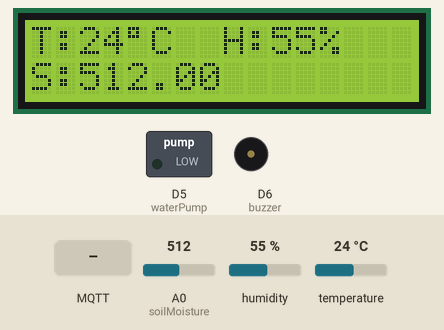
Recording of a sketch running on a simulated ESP8266 (NodeMCU). On the bench: 16×2 character LCD, switched loads named in the sketch (green lamp = pin HIGH), buzzer (waves = sounding, pin HIGH). The inputs (shaded band) are chosen by the test bench; at power-on: humidity 55 %, A0 (soilMoisture) = 512, temperature 24 °C. WiFi joins after 1.5 s; servers stay silent unless stated; no MQTT or app messages arrive unless stated; what the sketch prints to the serial monitor is not drawn.

Above: at 3.6 s.
3.7 s: MQTT message "Hidup" arrives on the first subscribed topic
At 4.8 s:
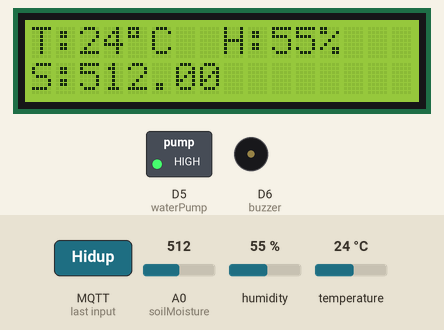
8.5 s: humidity set to 22 %
At 11.2 s:
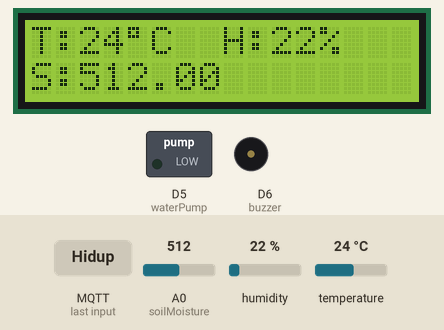
11.5 s: A0 (soilMoisture) set to 582
At 13.7 s:
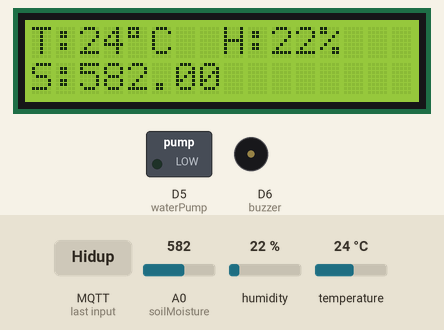
14.5 s: A0 (soilMoisture) set to 608
At 19.5 s:
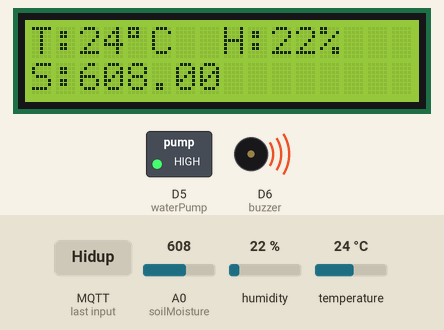
20.5 s: temperature set to 12 °C
At 23.3 s:
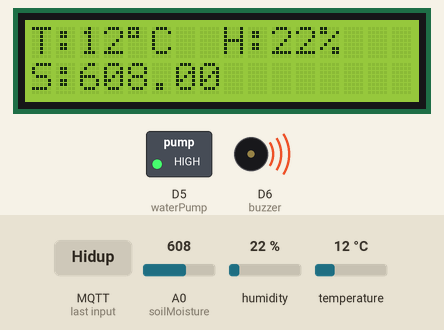
24.2 s: MQTT message "Mati" arrives on the first subscribed topic
At 26.4 s:
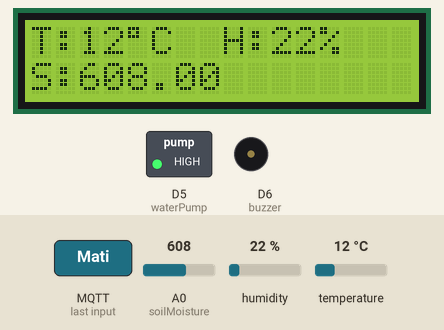
Timing chart, 0 to 30.5 s (numbered marks = the images above; inputs shaded):
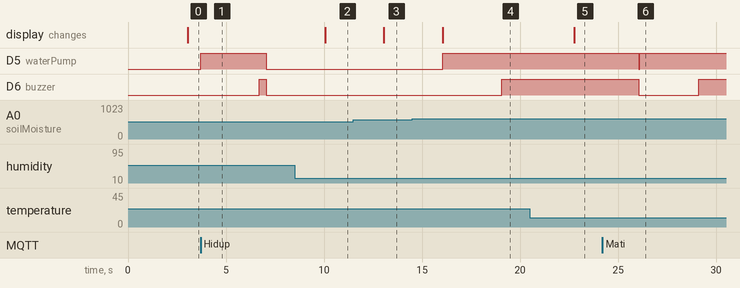

Measured:
- the behaviour switches between 599 and 600 on A0 (soilMoisture) (found by bisection; images 3 and 4)
- after the input at 3.7 s, D5 (waterPump): LOW → HIGH at once, → LOW 3.3 s later; D6 (buzzer): LOW → HIGH after 3.0 s, → LOW 0.34 s later
- after the input at 8.5 s, the display: changes after 1.6 s (image 2)
- after the input at 11.5 s, the display: changes after 1.6 s (image 3)
- after the input at 14.5 s, D5 (waterPump): LOW → HIGH after 1.6 s; D6 (buzzer): LOW → HIGH after 4.6 s; the display: changes after 1.6 s (image 4)
- after the input at 20.5 s, the display: changes after 2.2 s (image 5)
- after the input at 24.2 s, D5 (waterPump): HIGH → LOW after 1.9 s, → HIGH 0.04 s later; D6 (buzzer): HIGH → LOW after 1.9 s, → HIGH 3.0 s later

The sketch:

uas.ino
```cpp
#include <Arduino.h>
#include <ESP8266WiFi.h>
#include <PubSubClient.h>
#include <SimpleDHT.h>
#include <LiquidCrystal_I2C.h>

#define waterPump D5
#define buzzer D6

#define soilMoisture A0 //pin sensor LDR

const char *ssid = "NASIKIN01";    //silakan disesuaikan sendiri
const char *password = "nasikin1963"; //silakan disesuaikan sendiri

const char *mqtt_server = "ec2-34-228-238-158.compute-1.amazonaws.com";

WiFiClient espClient;
PubSubClient client(espClient);

SimpleDHT11 dht11(D7);

LiquidCrystal_I2C lcd(0x27, 16, 2);

long now = millis();
long lastMeasure = 0;
#define MSG_BUFFER_SIZE (50)
char msg[MSG_BUFFER_SIZE];

double soilVal = 0;

void waterPumpON()
{
  digitalWrite(waterPump, HIGH);
  delay(3000);
}

void waterPumpOFF()
{
  digitalWrite(waterPump, LOW);
}

void buzzerON()
{
  digitalWrite(buzzer, HIGH);
  delay(300);
}

void buzzerOFF()
{
  digitalWrite(buzzer, LOW);
}

void setup_wifi()
{
  delay(10);
  Serial.println();
  Serial.print("Connecting to ");
  Serial.println(ssid);
  WiFi.begin(ssid, password);
  while (WiFi.status() != WL_CONNECTED)
  {
    delay(500);
    Serial.print(".");
  }
  Serial.println("");
  Serial.print("WiFi connected - ESP IP address: ");
  Serial.println(WiFi.localIP());
}

void callback(char *topic, byte *payload, unsigned int length)
{
  Serial.print("Message arrived on topic: ");
  Serial.print(topic);
  Serial.print(". Message: ");
  String messageTemp;

  for (int i = 0; i < length; i++)
  {
    Serial.print((char)payload[i]);
    messageTemp += (char)payload[i];
  }
  Serial.println();

  if (String(topic) == "room/pump")
  {
    Serial.print("Changing Water pump to ");
    if (messageTemp == "Hidup")
    {
      waterPumpON();
      buzzerON();
      Serial.print("On");
    }
    else if (messageTemp == "Mati")
    {
      waterPumpOFF();
      buzzerOFF();
      Serial.print("Off");
    }
  }
  Serial.println();
}

void reconnect()
{
  while (!client.connected())
  {
    Serial.print("Attempting MQTT connection...");

    // Attempt to connect
    if (client.connect("ESP8266Client", "jti", "1234"))
    {
      Serial.println("connected");
      client.subscribe("room/pump");
    }
    else
    {
      Serial.print("failed, rc=");
      Serial.print(client.state());
      Serial.println(" try again in 5 seconds");
      delay(5000);
    }
  }
}

void setup()
{
  Serial.begin(115200);
  lcd.init(); // initialize the lcd
  lcd.backlight();
  lcd.home();
  pinMode(waterPump, OUTPUT);
  pinMode(buzzer, OUTPUT);
  waterPumpOFF();
  buzzerOFF();
  Serial.println("Mqtt Node-RED");
  setup_wifi();
  client.setServer(mqtt_server, 1883);
  client.setCallback(callback);
}

void loop()
{
  lcd.home();
  if (!client.connected())
  {
    reconnect();
  }
  if (!client.loop())
  {
    client.connect("ESP8266Client");
  }
  now = millis();
  if (now - lastMeasure > 3000)
  {
    lastMeasure = now;
    int err = SimpleDHTErrSuccess;

    soilVal = analogRead(soilMoisture);
    byte temperature = 0;
    byte humidity = 0;
    if ((err = dht11.read(&temperature, &humidity, NULL)) != SimpleDHTErrSuccess)
    {
      Serial.print("Pembacaan DHT11 gagal, err=");
      Serial.println(err);
      delay(1000);
      return;
    }
    static char temperatureTemp[7];
    static char humidityTemp[7];
    static char soilTemp[7];
    dtostrf(temperature, 4, 2, temperatureTemp);
    dtostrf(humidity, 4, 2, humidityTemp);
    dtostrf(soilVal, 4, 2, soilTemp);
    Serial.print("Temperature = ");
    Serial.println(temperatureTemp);
    //menampilkan suhu celcius pada lcd
    lcd.setCursor(0,0);
    lcd.print("T:");
    lcd.print(temperature);
    lcd.print((char)223);
    lcd.print("C");
    Serial.print("Humidity = ");
    Serial.println(humidityTemp);
    //menampilkan tingkat kelembapan udara pada lcd
    lcd.setCursor(8,0);
    lcd.print("H:");
    lcd.print(humidity);
    lcd.print("%");
    Serial.print("Soil Moisture = ");
    Serial.println(soilTemp);
    //menampilkan tingkat kelembapan tanah pada lcd
    lcd.setCursor(0,1);
    lcd.print("S:");
    lcd.print(soilVal);
    if (soilVal >= 600)
    {
      waterPumpON();
      buzzerON();
    }
    else
    {
      waterPumpOFF();
      buzzerOFF();
    }
    client.publish("room/temp", temperatureTemp);
    client.publish("room/humidity", humidityTemp);
    client.publish("room/soil", soilTemp);
  }
}
```
